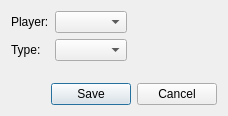
<?xml version="1.0" encoding="UTF-8"?>
<ui version="4.0">
 <class>DokoLiveGameWindowNS::NewSchmeissereiDialog</class>
 <widget class="QDialog" name="DokoLiveGameWindowNS::NewSchmeissereiDialog">
  <property name="windowModality">
   <enum>Qt::NonModal</enum>
  </property>
  <property name="geometry">
   <rect>
    <x>0</x>
    <y>0</y>
    <width>228</width>
    <height>116</height>
   </rect>
  </property>
  <property name="windowTitle">
   <string>Dialog</string>
  </property>
  <property name="modal">
   <bool>true</bool>
  </property>
  <layout class="QVBoxLayout" name="verticalLayout">
   <item>
    <layout class="QFormLayout" name="formLayout">
     <property name="fieldGrowthPolicy">
      <enum>QFormLayout::FieldsStayAtSizeHint</enum>
     </property>
     <item row="0" column="0">
      <widget class="QLabel" name="label">
       <property name="text">
        <string>Player:</string>
       </property>
      </widget>
     </item>
     <item row="1" column="0">
      <widget class="QLabel" name="label_2">
       <property name="text">
        <string>Type:</string>
       </property>
      </widget>
     </item>
     <item row="1" column="1">
      <widget class="QComboBox" name="comboBoxType"/>
     </item>
     <item row="0" column="1">
      <widget class="PlayersComboBox" name="comboBoxPlayer"/>
     </item>
    </layout>
   </item>
   <item>
    <widget class="QDialogButtonBox" name="buttonBox">
     <property name="orientation">
      <enum>Qt::Horizontal</enum>
     </property>
     <property name="standardButtons">
      <set>QDialogButtonBox::Cancel|QDialogButtonBox::Save</set>
     </property>
    </widget>
   </item>
  </layout>
 </widget>
 <customwidgets>
  <customwidget>
   <class>PlayersComboBox</class>
   <extends>QComboBox</extends>
   <header location="global">widgets/playerscombobox.h</header>
  </customwidget>
 </customwidgets>
 <resources/>
 <connections>
  <connection>
   <sender>buttonBox</sender>
   <signal>accepted()</signal>
   <receiver>DokoLiveGameWindowNS::NewSchmeissereiDialog</receiver>
   <slot>accept()</slot>
   <hints>
    <hint type="sourcelabel">
     <x>248</x>
     <y>254</y>
    </hint>
    <hint type="destinationlabel">
     <x>157</x>
     <y>274</y>
    </hint>
   </hints>
  </connection>
  <connection>
   <sender>buttonBox</sender>
   <signal>rejected()</signal>
   <receiver>DokoLiveGameWindowNS::NewSchmeissereiDialog</receiver>
   <slot>reject()</slot>
   <hints>
    <hint type="sourcelabel">
     <x>316</x>
     <y>260</y>
    </hint>
    <hint type="destinationlabel">
     <x>286</x>
     <y>274</y>
    </hint>
   </hints>
  </connection>
 </connections>
</ui>
